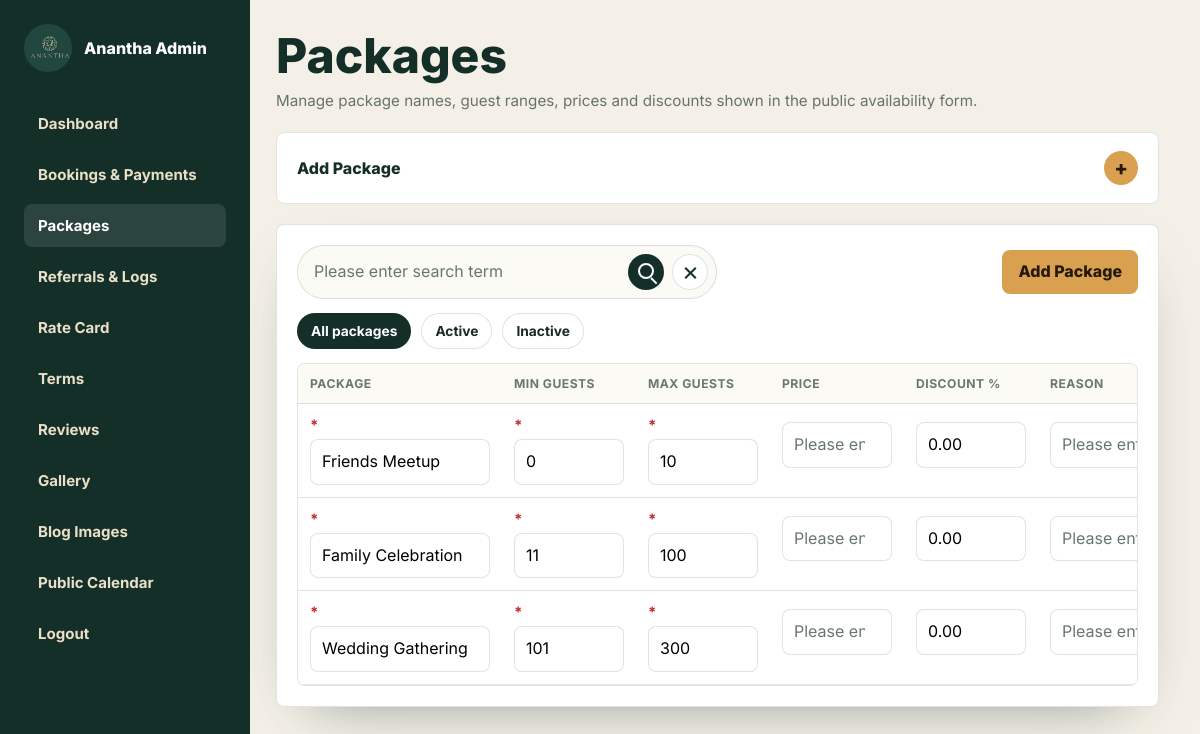
Screenshot of /admin/packages.php (signed in) with the database file from the repository.
### tables this page shows
CREATE TABLE IF NOT EXISTS event_packages (
  id INT AUTO_INCREMENT PRIMARY KEY,
  package_name VARCHAR(160) NOT NULL,
  guest_range VARCHAR(120) NOT NULL,
  price DECIMAL(12,2) DEFAULT NULL,
  discount_percent DECIMAL(5,2) NOT NULL DEFAULT 0,
  discount_reason VARCHAR(255) DEFAULT NULL,
  display_order INT NOT NULL DEFAULT 0,
  is_active TINYINT(1) NOT NULL DEFAULT 1,
  created_at TIMESTAMP DEFAULT CURRENT_TIMESTAMP
);

### includes/config.php (called while the page is built, shortened)
<?php
function db(): PDO
{
    static $pdo = null;
    if ($pdo instanceof PDO) {
        return $pdo;
    }
    $dsn = 'mysql:host=' . DB_HOST . ';dbname=' . DB_NAME . ';charset=utf8mb4';
    $pdo = new PDO($dsn, DB_USER, DB_PASS, [
        PDO::ATTR_ERRMODE => PDO::ERRMODE_EXCEPTION,
        PDO::ATTR_DEFAULT_FETCH_MODE => PDO::FETCH_ASSOC,
    ]);
    return $pdo;
}
function db_ready(): bool
{
    try {
        db()->query('SELECT 1');
        return true;
    } catch (Throwable $e) {
        return false;
    }
}
function h(?string $value): string
{
    return htmlspecialchars((string) $value, ENT_QUOTES, 'UTF-8');
}

### admin/packages.php (the view, shortened to what this page needs)
<?php
require_once __DIR__ . '/../includes/admin_layout.php';
$ready = db_ready();
$filter = $_GET['filter'] ?? 'all';
$search = trim($_GET['q'] ?? '');
function package_guest_limits(string $range): array
{
    preg_match_all('/\d+/', $range, $matches);
    $numbers = array_map('intval', $matches[0] ?? []);
    if (count($numbers) >= 2) {
        return [$numbers[0], $numbers[1]];
    }
    if (count($numbers) === 1) {
        return [0, $numbers[0]];
    }
    return [0, 100];
}
function package_rows(string $filter, string $search): array
{
    if (!db_ready()) {
        return [];
    }
    $whereParts = [];
    $params = [];
    $where = $whereParts ? 'WHERE ' . implode(' AND ', $whereParts) : '';
    $stmt = db()->prepare("SELECT * FROM event_packages $where ORDER BY display_order ASC, id ASC");
    $stmt->execute($params);
    return $stmt->fetchAll();
}
function render_package_rows(array $packages, string $filter, string $search): string
{
    foreach ($packages as $package):
        $editFormId = 'package-form-' . (int) $package['id'];
        [$guestMin, $guestMax] = package_guest_limits((string) $package['guest_range']);
        ?>
        <tr>
          <td>
            <input form="<?php echo h($editFormId); ?>" name="package_name" required value="<?php echo h($package['package_name']); ?>">
          </td>
          <td><input form="<?php echo h($editFormId); ?>" name="guest_min" type="number" min="0" required value="<?php echo h((string) $guestMin); ?>"></td>
          <td><input form="<?php echo h($editFormId); ?>" name="guest_max" type="number" min="0" required value="<?php echo h((string) $guestMax); ?>"></td>
          <td><input form="<?php echo h($editFormId); ?>" name="price" type="number" step="0.01" value="<?php echo h($package['price']); ?>" placeholder="Optional"></td>
          <td><input form="<?php echo h($editFormId); ?>" name="discount_percent" type="number" min="0" max="100" step="0.01" value="<?php echo h($package['discount_percent'] ?? '0'); ?>" placeholder="0"></td>
          <td><input form="<?php echo h($editFormId); ?>" name="discount_reason" value="<?php echo h($package['discount_reason'] ?? ''); ?>" placeholder="Optional reason"></td>
        </tr>
    <?php endforeach;
    if (!$packages): ?>
    <?php endif;
    return ob_get_clean();
}
$packages = $ready ? package_rows($filter, $search) : [];
?>
<div class="top">
  <div><h1>Packages</h1><p>Manage package names, guest ranges, prices and discounts shown in the public availability form.</p></div>
</div>
<details class="card add-panel package-add-panel" id="add-package">
  <summary>Add Package</summary>
</details>
<section class="card">
  <div class="package-toolbar">
    <form class="package-search" method="GET" action="packages.php" id="packageSearch">
      <input id="packageSearchInput" name="q" value="<?php echo h($search); ?>" placeholder="Search package">
      <button class="icon-btn search-icon" type="submit" aria-label="Search packages" title="Search packages"></button>
      <button class="icon-btn reset-icon" type="button" id="clearPackageSearch" aria-label="Clear search" title="Clear search"></button>
    </form>
    <a class="btn gold" href="#add-package">Add Package</a>
  </div>
  <div class="filters package-filters">
    <?php foreach (['all'=>'All packages','active'=>'Active','inactive'=>'Inactive'] as $key => $label): ?>
      <a class="<?php echo $filter === $key ? 'on' : ''; ?>" href="?filter=<?php echo h($key); ?><?php echo $search !== '' ? '&q=' . h(rawurlencode($search)) : ''; ?>" data-filter="<?php echo h($key); ?>"><?php echo h($label); ?></a>
    <?php endforeach; ?>
  </div>
  <div class="table-wrap">
    <table class="package-table">
      <thead>
        <tr>
          <th>Package</th>
          <th>Min guests</th>
          <th>Max guests</th>
          <th>Price</th>
          <th>Discount %</th>
          <th>Reason</th>
        </tr>
      </thead>
      <tbody id="packageTableBody">
        <?php echo render_package_rows($packages, $filter, $search); ?>
      </tbody>
    </table>
  </div>
</section>

### assets/forms.css (style rules this page uses)
input::placeholder,textarea::placeholder { color:#69766e;opacity:1;font-weight:400 }

### rows the page displays
event_packages: package_name "Friends Meetup", guest_min "0", guest_max "10", discount_percent "0.00"
event_packages: package_name "Family Celebration", guest_min "11", guest_max "100", discount_percent "0.00"
event_packages: package_name "Wedding Gathering", guest_min "101", guest_max "300", discount_percent "0.00"

### other values shown
$label "All packages"
$label "Active"
$label "Inactive"
